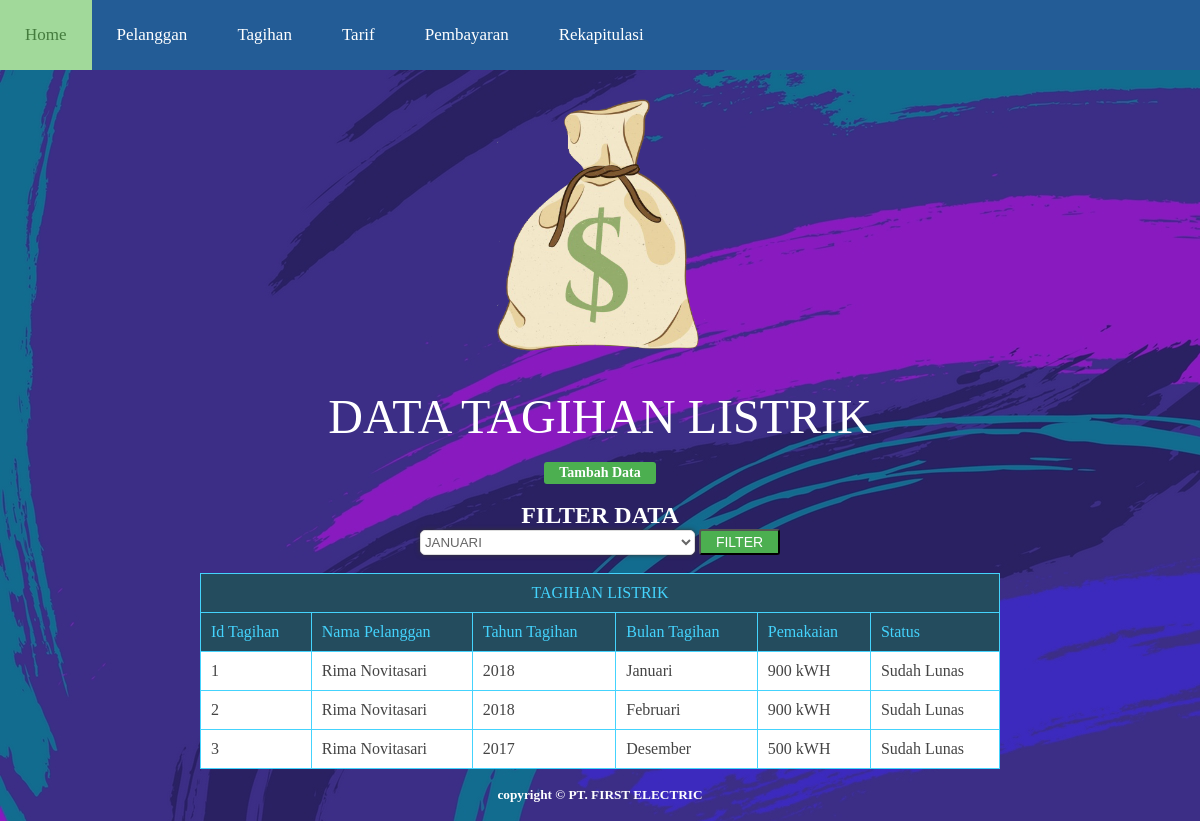
Screenshot of /masuk/tagihan/tagihan.php with the database file from the repository.
### tables this page shows
CREATE TABLE `tagihan` (
  `id_tagihan` int(10) NOT NULL,
  `tahunTagih` char(4) NOT NULL,
  `bulanTagih` char(2) NOT NULL,
  `pemakaian` int(10) NOT NULL,
  `status` int(1) NOT NULL,
  `id_pelanggan` int(10) NOT NULL
);

CREATE TABLE `pelanggan` (
  `id_pelanggan` int(10) NOT NULL,
  `nama` varchar(50) NOT NULL,
  `alamat` varchar(100) NOT NULL,
  `kodeTarif` char(10) NOT NULL
);

### masuk/tagihan/tagihan.php (the view, shortened to what this page needs)
<html>
<head>
	<link rel="stylesheet" type="text/css" href="../../css/style.css">
</head>
<body background="../../img/xxx.jpg">	<font face="century gothic" color="white">
	<nav>
    <ul>
       <li><a href="../index.php">Home</a></li>
       <li><a href="../pelanggan/pelanggan.php">Pelanggan</a></li>
       <li><a href="../tagihan/tagihan.php">Tagihan</a></li>
		<li><a href="../tarif/tarif.php">Tarif</a></li>
		<li><a href="../pembayaran/pembayaran.php">Pembayaran</a></li>
		<li><a href="../rekap/rekap.php">Rekapitulasi</a></li>
    </ul>
	</nav>
	<center><img src="../../img/tagihan.png" width="300" title="PT. Global Electric"></br></br>
		<font size="10" color="white">DATA TAGIHAN LISTRIK</font></br></br>
		<b>
		<a href="tambah.php" title="TAMBAH DATA" class="button">Tambah Data</a><br><br>
		<font size="+2" color="white">FILTER DATA</font></br>
		<form action="filter.php" method="POST">
			<select class="textbox" name="bulan" required>
				<option value="01">JANUARI</option>
			</select>
			<input type="submit" class="button" name="filter" value="FILTER">
		</form>
<table class="table1" cellpadding="2" cellspacing="0" width="800px" height="2" border="1" bgcolor="white"><br>
<tr style="color:#384d5b"><th colspan="10">
<center>TAGIHAN LISTRIK</center>
</th>
</tr>
<tr style="color:#384d5b"><center>
<th>Id Tagihan</th>
<th>Nama Pelanggan</th>
<th>Tahun Tagihan</th>
<th>Bulan Tagihan</th>
<th>Pemakaian</th>
<th>Status</th>
</center>
</tr>
<?php
 			$query = mysql_query("SELECT * FROM tagihan a, pelanggan b WHERE a.id_pelanggan = b.id_pelanggan order by bulanTagih")or die(mysql_errror());
		if(mysql_num_rows($query) == 0){
				echo '<tr><td colspan="6">Tidak ada data!</td></tr>';
		}else{
 				while ($data = mysql_fetch_assoc($query)) {
 					$status = $data['status'];
					$statusList = array(
				    '0' => 'Belum Lunas',
				    '1' => 'Sudah Lunas'
					);
					$mo = $data['bulanTagih'];
					$moList = array(
					    '01' => 'Januari',
					    '02' => 'Februari',
					    '03' => 'Maret',
					    '04' => 'April',
					    '05' => 'Mei',
					    '06' => 'Juni',
					    '07' => 'Juli',
					    '08' => 'Agustus',
					    '09' => 'September',
					    '10' => 'Oktober',
					    '11' => 'November',
					    '12' => 'Desember'
					);
 						echo '<tr>';
								echo '<td>'.$data['id_tagihan'].'</td>';
								echo '<td>'.$data['nama'].'</td>';
								echo '<td>'.$data['tahunTagih'].'</td>';
								echo '<td>'.$moList[$mo].'</td>';
								echo '<td>'.$data['pemakaian'].' kWH</td>';
								echo '<td>'.$statusList[$status].'</td>';
								echo '</tr>';
										}
 			}
 			?>
</table>
<br>
<h5> copyright &copy; PT. FIRST ELECTRIC</h5></br>
</font>
</body>
</html>

### css/style.css (style rules this page uses)
a:link { color: #fff; }
body { background: cover; }
.table1 { font-family: Century Gothic; color: #444; border-collapse: collapse; }
.table1 tr th { border-color: #44d3fd; background: #244c5e; padding: 10px; color: #44d3fd; font-weight: normal; }
.table1, th, td { border-color: #44d3fd; padding: 10px; text-align: left; }
.button { background-color: #4CAF50; border-radius: 3px; color: white; padding: 3px 15px; text-align: center; text-decoration: none; display: inline-block; font-size: 14px; }
.button { -webkit-transition-duration: 0.4s; transition-duration: 0.4s; }
.textbox { background: white; border: 1px double #DDD; border-radius: 5px; box-shadow: 0 0 5px #333; color: #666; outline: none; height: 25px; width: 275px; }
* { margin: 0; padding: 0; }
nav { margin: auto; text-align: center; width: 100%; font-family: century gothic; font-size: 17; }
nav ul { background: #235c96; padding: 15px0 20px; list-style: none; position: relative; display: inline-table; width: 100%; }
nav ul li { float: left; }
nav ul li a { display: block; padding: 25px; color: #44d3fd; text-decoration: none; }

### rows the page displays
tagihan: id_tagihan "1", id_pelanggan.nama "Rima Novitasari", tahunTagih "2018", bulanTagih "Januari", pemakaian "900", status "Sudah Lunas"
tagihan: id_tagihan "2", id_pelanggan.nama "Rima Novitasari", tahunTagih "2018", bulanTagih "Februari", pemakaian "900", status "Sudah Lunas"
tagihan: id_tagihan "3", id_pelanggan.nama "Rima Novitasari", tahunTagih "2017", bulanTagih "Desember", pemakaian "500", status "Sudah Lunas"
